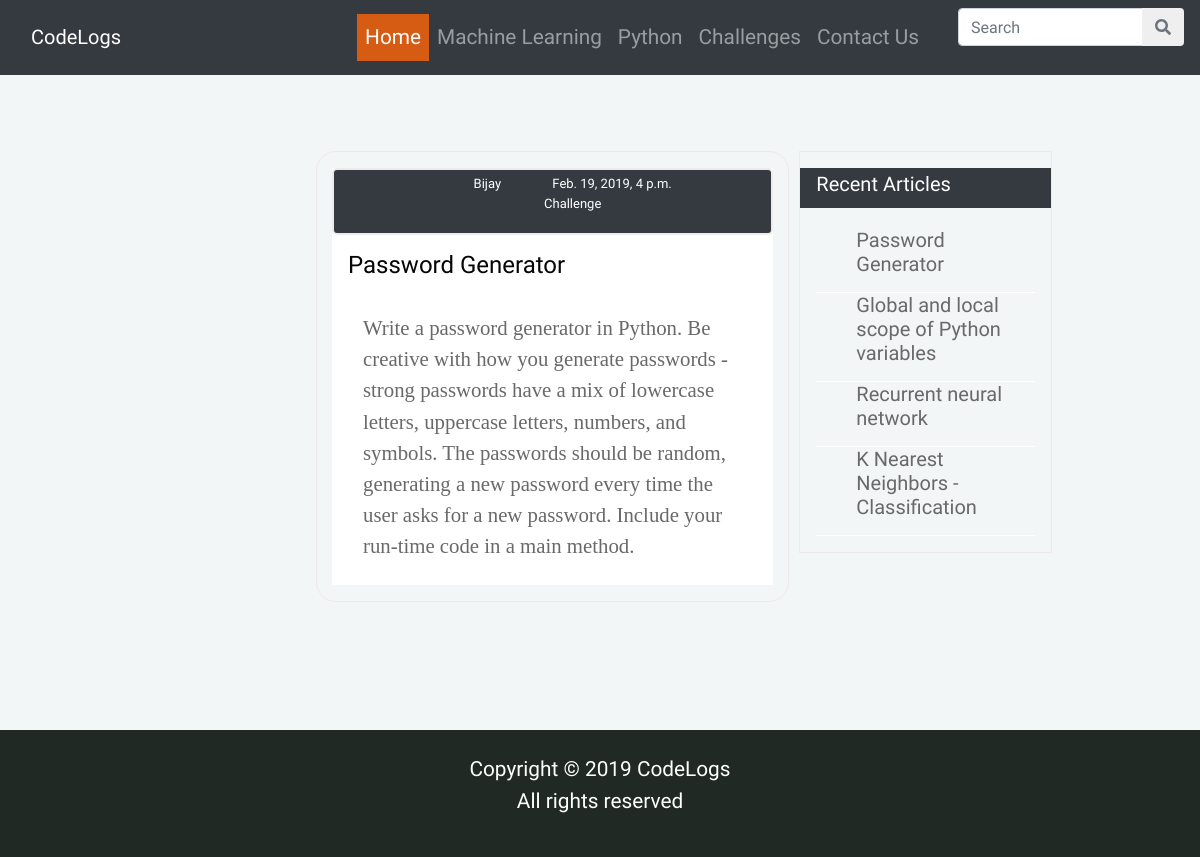
/home/challenges/, run on the app's committed database.
### geeks_app/models.py (models this page shows, shortened)
class DateTimeModel(models.Model):
    created_at = models.DateTimeField(auto_now_add=True, auto_now=False, )
    updated_at = models.DateTimeField(auto_now_add=False, auto_now=True, )
    deleted_at = models.DateTimeField(null=True, blank=True)
    class Meta:
        abstract = True

class Post(DateTimeModel):
    category = models.ForeignKey(
        Category, blank=True, null=True, related_name="Category")
    subcategory = models.ManyToManyField(
        Category, blank=True, related_name="Sub_Category")
    title = models.CharField(max_length=500)
    description = models.TextField(blank=True, null=True)
    photo = ProcessedImageField(upload_to='gallery_folder/', processors=[ResizeToFit(1000, 500)],
                                format='JPEG', options={'quality': 80}, null=True, blank=True)
    photo_caption = models.CharField(max_length=200, blank=True, null=True)
    content = models.TextField(blank=True, null=True)
    author = models.ForeignKey(Author, blank=True, null=True)
    publish = models.BooleanField(default=False)
    slug = models.CharField(blank=True, null=True, max_length=150, unique=True)
    class Meta:
        verbose_name = "Post"
        verbose_name_plural = "Posts"

class Author(DateTimeModel):
    name = models.CharField(max_length=40, blank=True, null=True)
    description = models.TextField(blank=True, null=True)
    photo = models.ImageField(blank=True, null=True)
    priority = models.IntegerField(default=0)
    class Meta:
        ordering = (
            '-priority',
        )

class Category(DateTimeModel):
    name = models.CharField(max_length=40)
    parent = models.ForeignKey(
        'self', related_name="children", null=True, blank=True)
    slug = models.CharField(blank=True, null=True, max_length=150, unique=True)
    class Meta:
        verbose_name = "Category"
        verbose_name_plural = "Categories"

### geeks_app/views_frontend.py (the view)
class ChallengeHome(FrontendMixin,TemplateView):
    template_name = 'geeks_app/frontend_geeks/challenge.html'
    def get_context_data(self,**kwargs):
        context = super().get_context_data(**kwargs)
        if Post.objects.filter(deleted_at__isnull=True).count() > 0:
            challenge_id = Category.objects.get(name='Challenge').id
            context["challenge_object"] = Post.objects.filter(category=challenge_id, publish=True, deleted_at__isnull=True)[:10]
            context['mostrecentpost'] = Post.objects.filter(publish=True, deleted_at__isnull=True).order_by('-created_at')[:10]
        else:
            context = []
        return context

### geeks_app/templates/geeks_app/frontend_geeks/challenge.html (shortened to what this page needs)
{% extends 'geeks_app/frontend_geeks/base.html' %} {% load static %}{% load thumbnail %}
{% block body %}
<section class="m-3 p-3">
    <div class="container-fluid">
         <div class="row">
             <div class="col-md-3">
             </div>
             <div class="col-md-5 my-3" style="border:solid 1px #efe9e9; border-radius:20px;">
                {%for post in challenge_object%}
               <div class="container my-3" style="background-color: #ffffff;">
                   <div class="row px-5 py-1 bg-dark" style="text-align:center; font-size: 13px; color: #ffffff; border:solid 2px #efe9e9;border-radius:5px;">
                       <ul class="">
                           <li class="px-4 py-3" style="display:inline;">{{post.author.name}}</li>
                           <li class="px-4 py-3" style="display:inline">{{post.created_at}}</li>
                           <li class="px-4 py-3" style="display:inline">{{post.category.name}}</li>
                       </ul>
                   </div>
                   <div class="row my-3 px-3">
                       <a href="{% url 'geeks_app:geeks_frontend:post_detail' post.id %}" style="text-decoration:none; color:#060606;"><h4>{{post.title}}</h4></a>
                   </div>
                    <div class="px-3 py-2"style="background-color: #ffffff;">
                            <p style="font-family: 'PTSerif'; font-size: 1.3rem; color:#696969">
                                {{post.description|safe}}
                            </p>
                    </div>
               </div>
               {%endfor%}
             </div>
             <div class="col-md-4">
                 <div class="row my-3">
                     <div class="col-md-8" style="border:solid 1px #efe9e9; margin-left: 10px;">
                       <div class="row px-3 py-1 mt-3 mb-1 bg-dark" style="color:#ffffff;text-align:center">
                           <h5 style="text-align:center;">Recent Articles</h5>
                       </div>
                       <div class="row py-3 px-3">
                        {%for recent in mostrecentpost%}
                        <div style="border-bottom:solid 1px white">
                           <ul>
                               <li><a href="{% url 'geeks_app:geeks_frontend:post_detail' recent.id %}" style="text-decoration:none;color:#696969;"><h5>{{recent.title}}</h5></a></li>
                           </ul>
                        </div>
                        {%endfor%}
                       </div>
                     </div>
                 </div>
                     <div class="col-md-4">
                     </div>
                 </div>
             </div>
         </div>
</section>
{%endblock%}

### geeks_app/static/geeks_app/css/style.css (style rules this page uses)
* { font-family: 'Mukta', sans-serif; }
body { margin: 0; font-size: 28px; font-family: 'Mukta', sans-serif; }
ul { list-style-type: none; }
body { font-family: 'Mukta', sans-serif !important; }

### data on the page
Post: author.name "Bijay", created_at "Feb. 19, 2019, 4 p.m.", category.name "Challenge", title "Password Generator", description "Write a password generator in Python. Be creative with how you generate passwords - strong passwords have a mix of lowercase letters, uppercase letters, numbers, and symbols. The passwords should be random, generating a new password every time the user asks for a new password. Include your run-time code in a main method."
Post: title "Global and local scope of Python variables"
Post: title "Recurrent neural network"
Post: title "K Nearest Neighbors - Classification"
